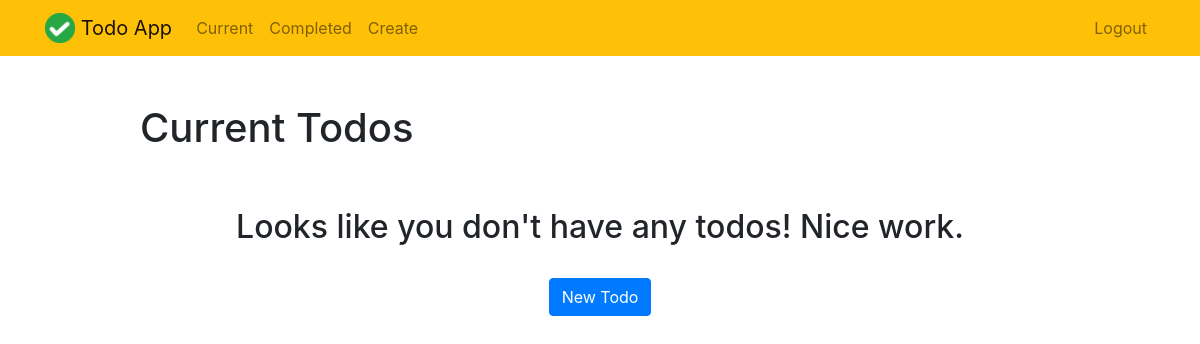
/current (signed in), run on an earlier commit of the app's database.
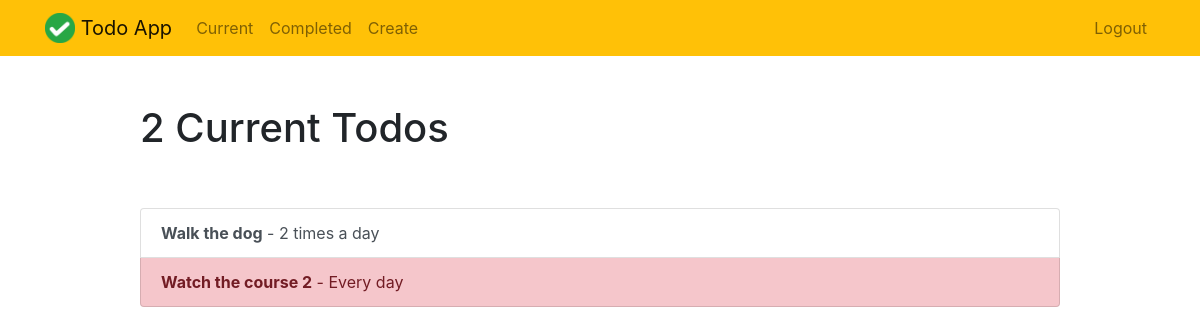
And on a later commit of the database.
### todo/models.py (models this page shows, shortened)
class Todo(models.Model):
    title = models.CharField(max_length=100)
    memo = models.TextField(blank=True)
    created = models.DateTimeField(auto_now_add=True)
    date_completed = models.DateTimeField(null=True,  blank=True)
    important = models.BooleanField(default=False)
    user = models.ForeignKey(User, on_delete=models.CASCADE)

### todo/views.py (the view)
# urls.py: path('current', views.current_todos, name='currenttodos'),
@login_required
def current_todos(request):
    todos = Todo.objects.filter(user=request.user, date_completed__isnull=True)
    return render(request, 'todo/current-todos.html', {'todos': todos})

### todo/templates/todo/current-todos.html
{% extends 'todo/base.html' %}
{%  block content %}
    <div class="row justify-content-center mt-5">
        <div class="col-md-10">
            {% if todos %}
                <h1>{{ todos.count }} Current Todo{{ todos.count|pluralize }}</h1>
            {% else %}
                <h1>Current Todos</h1>
            {% endif %}
        </div>
    </div>
    <div class="row justify-content-center mt-5">
        <div class="col-md-10">
        {% if todos %}
            <div class="list-group">
                {% for todo in todos %}
                    <a href="{% url 'viewtodo' todo.id %}" class="list-group-item list-group-item-action{% if todo.important %} list-group-item-danger{% endif %}"><b>{{ todo.title }}</b>{% if todo.memo %} - {{ todo.memo|truncatechars:30 }}{% endif %}</a>
                {% endfor %}
            </div>
        {% else %}
            <div class="text-center">
                <h2>Looks like you don't have any todos! Nice work.</h2>
            <br>
            <a role="button" class="btn btn-primary" href="{% url 'createtodo' %}">New Todo</a>
            </div>
        {% endif %}
        </div>
    </div>
{%  endblock %}

### todo/templates/todo/base.html (shortened to what this page needs)
<!DOCTYPE html>
{% load static %}
<html lang="en">
<head>
    <link rel="stylesheet" href="https://stackpath.bootstrapcdn.com/bootstrap/4.4.1/css/bootstrap.min.css">
</head>
<body>
    <nav class="navbar navbar-expand-md navbar-light bg-warning">
    <div class="container">
        <a class="navbar-brand" href="{% url 'home' %}">
             <img src="{% static 'todo/logo.png' %}" width="30" height="30" class="d-inline-block align-top">
            <span>Todo App</span>
        </a>
        <div class="collapse navbar-collapse" id="navbarNav">
            {% if user.is_authenticated %}
            <ul class="navbar-nav mr-auto">
                <li class="nav-item {{ current }}">
                    <a class="nav-link" href="{% url 'currenttodos' %}">Current</a>
                </li>
                <li class="nav-item {{ completed }}">
                    <a class="nav-link" href="{% url 'completedtodos' %}">Completed</a>
                </li>
                <li class="nav-item {{ create }}">
                     <a class="nav-link" href="{% url 'createtodo' %}">Create</a>
                </li>
            </ul>
            {% endif %}
            <ul class="navbar-nav ml-auto">
                {% if user.is_authenticated %}
                <li class="nav-item">
                    <a href="#" onclick="$('#signOutBtn').click()" class="nav-link">Logout</a>
                </li>
            {% endif %}
            </ul>
            </div>
    </div>
    </nav>
    <div class="container">
        {% block content %}{% endblock %}
    </div>
</body>
</html>
</body>
</html>

What changed in the data, as far as the page shows it:
added Todo: title "Walk the dog", memo "2 times a day", important False (drawn)
added Todo: title "Watch the course 2", memo "Every day", important True (drawn)
Also different on the page:
{{ todos.count }}: (not shown) → "2"
text no longer shown: "Current Todos Looks like you don't have any todos! Nice work. New Todo"
text now shown: "Current Todo"
